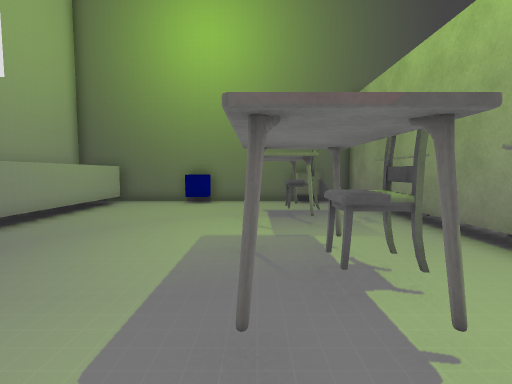
View 1 (above)

12 first-person views from a walk through a 3-D level made in the Unity game engine. The camera is 1.4 m above the floor, tilts 4° down and sees 85° across. The floor is counted in squares, 1 m on a side. Each view is taken from the middle of a square. On the plan, view 1 faces up. The plan holds only what a view shows up to about 14 squares ahead; the rest is blank. The place goes on beyond the plan. The player is left out. Some surface patterns are stand-ins.

View 2
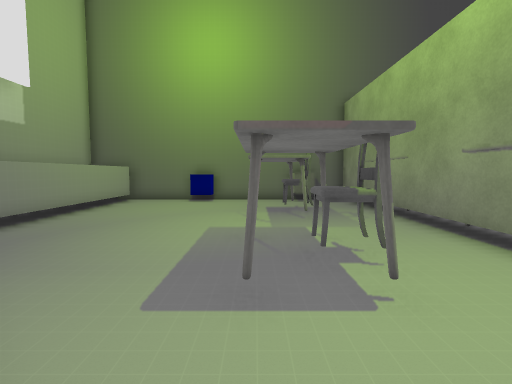

View 3
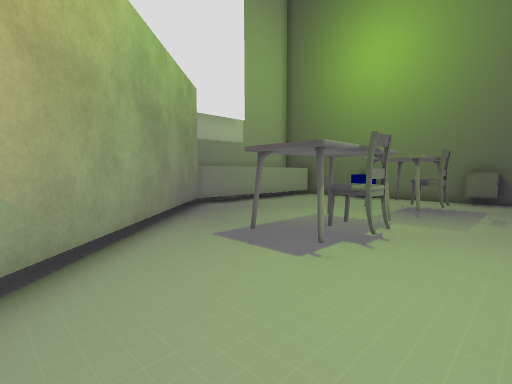

View 4
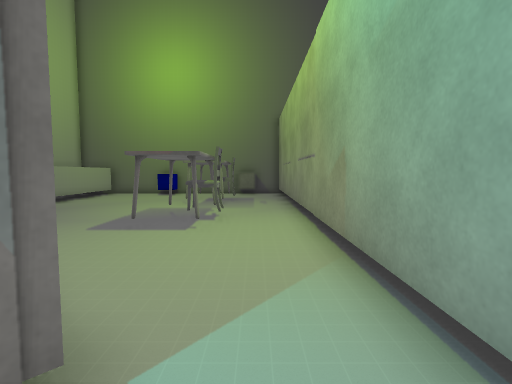

View 5
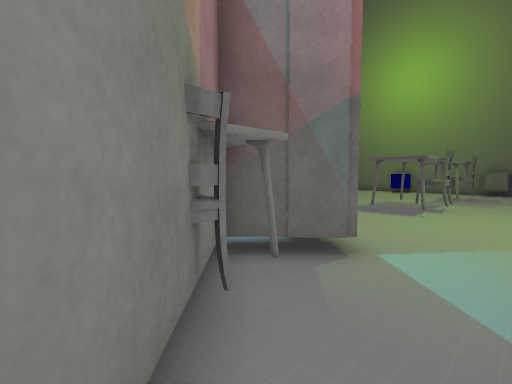

View 6
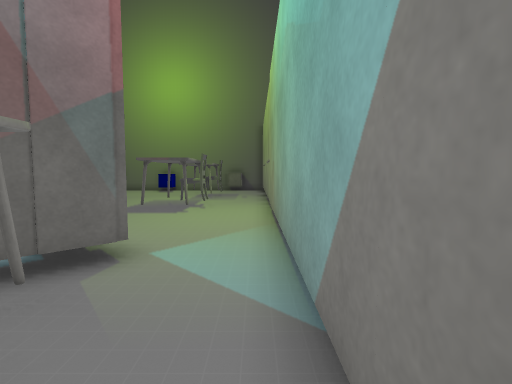

View 7
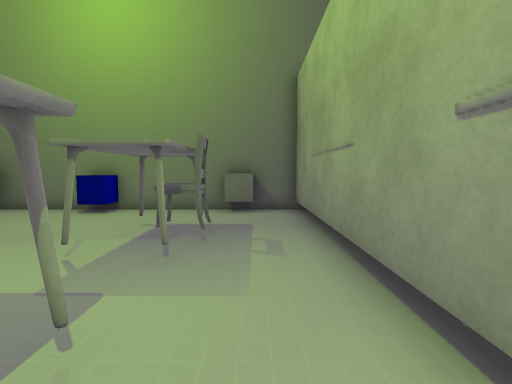

View 8
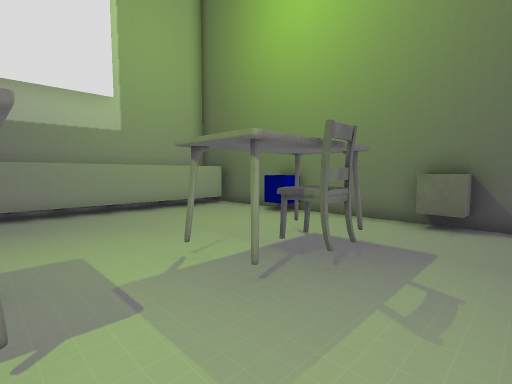

View 9
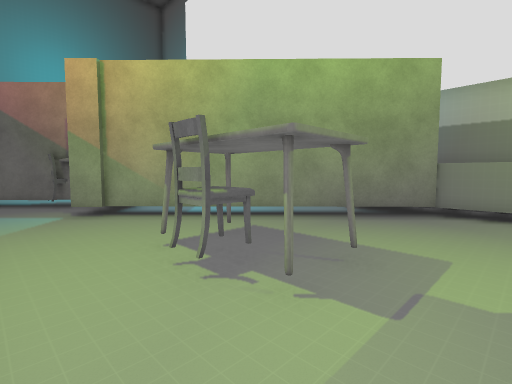

View 10
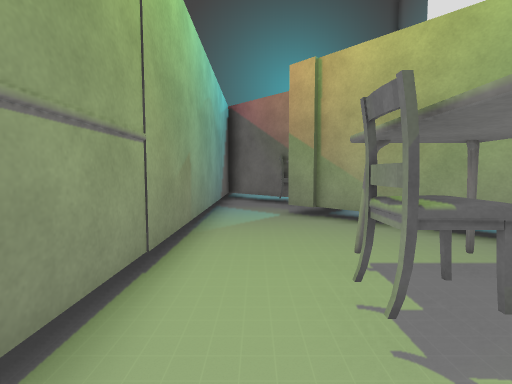

View 11
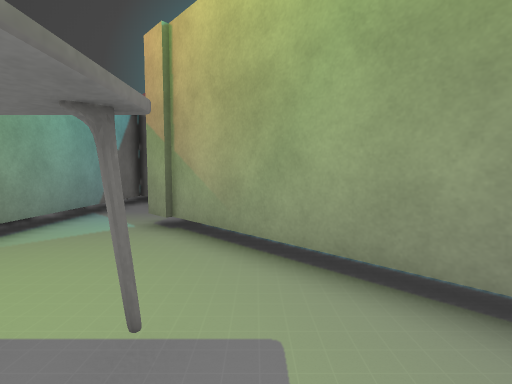

View 12
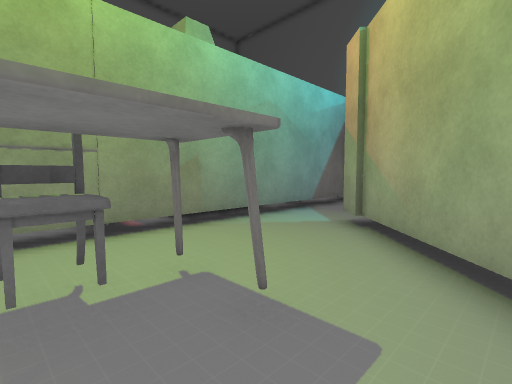

### Floor plan
Points are (right, up) in squares from view 1. A wall is a line through its corners. A room is listed if a view was taken in it or the views show most of it. See-through windows are left out.
Room 1 (views 1, 2, 3, 4, 5, 6, 7, 8, 9, 10, 11, 12)
walls: (1.6, 13.5) (-6.5, 13.5); (1.1, -2.7) (1.9, -3.5) (0.3, -5.1); (-6.4, 13.1) (-6.4, 4.8) (1.1, -2.9); (0.6, -5.5) (4.5, -9.2) (4.5, 13.5) (3.5, 13.5)
objects: other object (-3, 13); other object (0, 2) to (1, 2); other object (0, 5) to (1, 5); other object (0, 8); other object (0, 10) to (1, 10); other object (1, 3) to (2, 4); other object (1, 9) to (2, 9); other object (2, -6); other object (2, 13) to (3, 14); other object (5, 5) to (6, 5); other object (5, 10) to (6, 10)

Positions as (right, up) in squares from view 1, and headings:
1: (0, 0), facing up
2: (0, -1), facing up
3: (4, -2), facing up-left
4: (3, -5), facing up
5: (4, -8), facing up-left
6: (4, -8), facing up
7: (3, 3), facing up
8: (4, 5), facing up-left
9: (4, 7), facing down-left
10: (3, 6), facing down
11: (-1, 4), facing down
12: (-2, 4), facing down-right
